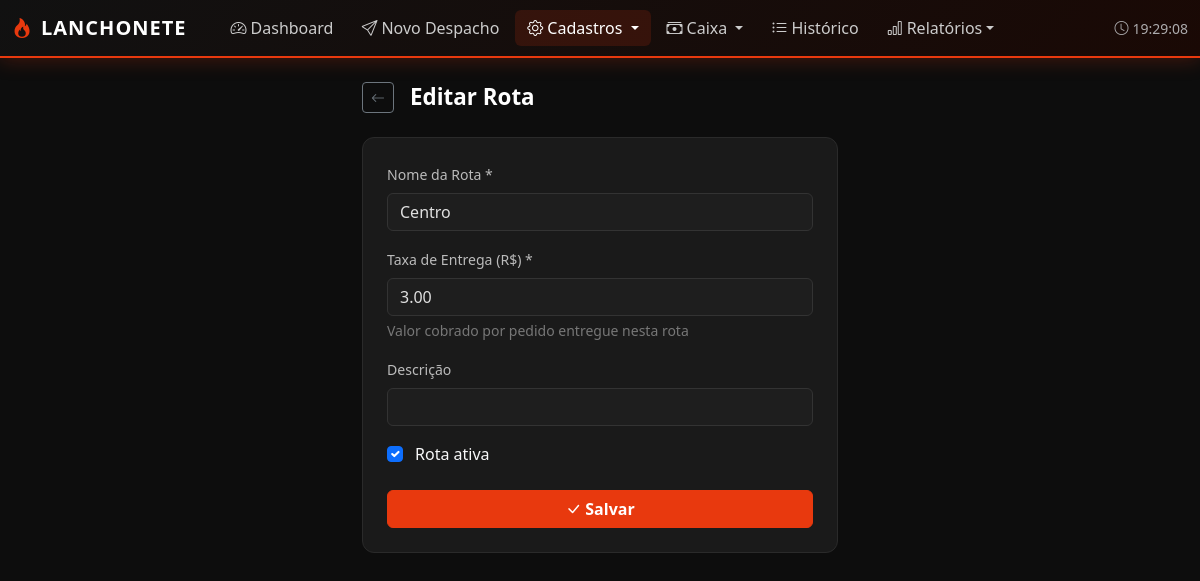
/entregas/rotas/1/editar/, run on the app's committed database.
### entregas/models.py (models this page shows, shortened)
class Rota(models.Model):
    nome = models.CharField(max_length=100, help_text="Ex: Centro, Bairro Norte, Rota 1")
    taxa_entrega = models.DecimalField(max_digits=8, decimal_places=2, default=0,
                                       help_text="Taxa cobrada por entrega nesta rota")
    descricao = models.CharField(max_length=255, blank=True)
    ativa = models.BooleanField(default=True)
    class Meta:
        verbose_name = 'Rota'
        verbose_name_plural = 'Rotas'
        ordering = ['nome']

### entregas/views.py (the view)
# urls.py: path('rotas/<int:pk>/editar/', views.rota_editar, name='rota_editar'),
def rota_editar(request, pk):
    rota = get_object_or_404(Rota, pk=pk)
    if request.method == 'POST':
        form = RotaForm(request.POST, instance=rota)
        if form.is_valid():
            form.save()
            messages.success(request, 'Rota atualizada!')
            return redirect('entregas:rota_lista')
    else:
        form = RotaForm(instance=rota)
    return render(request, 'entregas/rota_form.html', {'form': form, 'titulo': 'Editar Rota', 'rota': rota})

### entregas/forms.py
class RotaForm(forms.ModelForm):
    class Meta:
        model = Rota
        fields = ['nome', 'taxa_entrega', 'descricao', 'ativa']
        widgets = {
            'nome': forms.TextInput(attrs={'class': DARK_INPUT, 'placeholder': 'Ex: Centro, Rota 1, Bairro Sul'}),
            'taxa_entrega': forms.NumberInput(attrs={'class': DARK_INPUT, 'step': '0.01', 'min': '0'}),
            'descricao': forms.TextInput(attrs={'class': DARK_INPUT}),
            'ativa': forms.CheckboxInput(attrs={'class': 'form-check-input'}),
        }

### templates/entregas/rota_form.html (shortened to what this page needs)
{% extends 'base.html' %}
{% block nav_cad %}active{% endblock %}
{% block content %}
<div class="container py-4" style="max-width:500px">
    <div class="d-flex align-items-center gap-3 mb-4">
        <a href="{% url 'entregas:rota_lista' %}" class="btn btn-sm btn-outline-secondary"><i class="bi bi-arrow-left"></i></a>
        <h1 style="color:#fff;font-weight:700;font-size:1.4rem;margin:0">{{ titulo }}</h1>
    </div>
    <div class="card">
        <div class="card-body p-4">
            <form method="post">
                <div class="mb-3">
                    <label class="form-label">Nome da Rota *</label>
                    {{ form.nome }}
                </div>
                <div class="mb-3">
                    <label class="form-label">Taxa de Entrega (R$) *</label>
                    {{ form.taxa_entrega }}
                    <div class="form-text" style="color:var(--muted)">Valor cobrado por pedido entregue nesta rota</div>
                </div>
                <div class="mb-3">
                    <label class="form-label">Descrição</label>
                    {{ form.descricao }}
                </div>
                <div class="mb-4 form-check">
                    {{ form.ativa }}
                    <label class="form-check-label text-light ms-1">Rota ativa</label>
                </div>
                <button type="submit" class="btn btn-verm w-100">
                    <i class="bi bi-check-lg me-1"></i>Salvar
                </button>
            </form>
        </div>
    </div>
</div>
{% endblock %}

### templates/base.html (style rules this page uses)
:root { --verm: #e8390e; --verm-dk: #b82e0b; --verm-glow: rgba(232, 57, 14, 0.25); --bg: #0d0d0d; --card: #1a1a1a; --card2: #222; --border: #2a2a2a; --muted: #777; }
body { background: var(--bg); font-family: 'Segoe UI', system-ui, sans-serif; }
.card { background: var(--card); border: 1px solid var(--border); border-radius: 12px; }
.btn-verm { background: var(--verm); border-color: var(--verm); color: #fff; font-weight: 600; }
.form-control, .form-select { background: #1e1e1e !important; border-color: #333 !important; color: #e0e0e0 !important; }
.form-label { color: #bbb; font-weight: 500; font-size: 0.88rem; }

### data on the page
Rota: nome "Centro", taxa_entrega "3.00", ativa "☑"

### other printed values
{{ titulo }} "Editar Rota"
